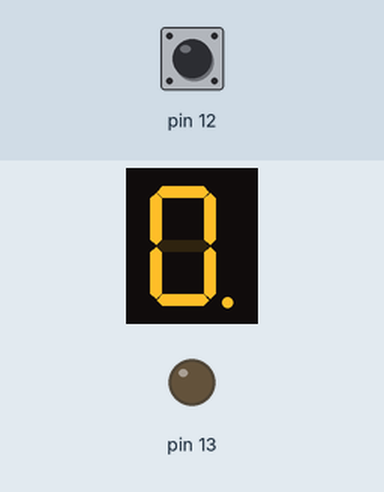
The sketch below on a simulated Arduino Uno, built with avr-gcc and run on an emulated ATmega328P. Shown: 1-digit seven-segment display, output pins drawn as LEDs (lit = HIGH). Wiring (inferred from the names in the program): 1-digit 7-segment display, segments lit when LOW: segments pin 2, pin 3, pin 4, pin 5, pin 6, pin 7, pin 8, pin 5. The inputs (shaded band) are chosen by the test bench; at power-on: pin 12 HIGH. The segment pins are drawn as the display they are named for; pins used as bus, display or sensor lines are not drawn.

Above: at 1.2 s.
1.3 s: pin 12 pulled LOW for 0.15 s
At 2.2 s:
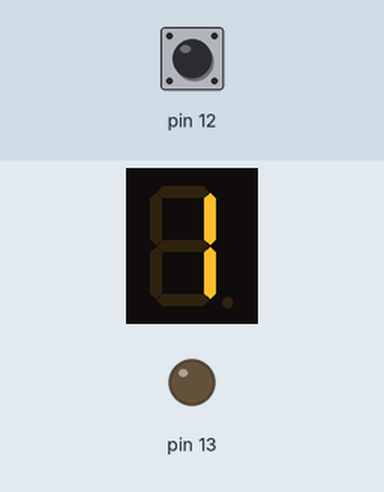
2.9 s: pin 12 pulled LOW for 1 s
At 3.4 s:
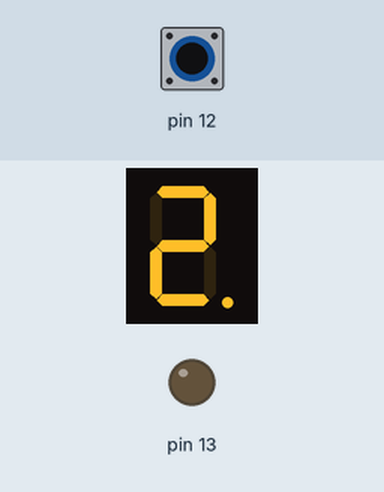
5.4 s: pin 12 pulled LOW for 0.15 s
At 6.5 s:
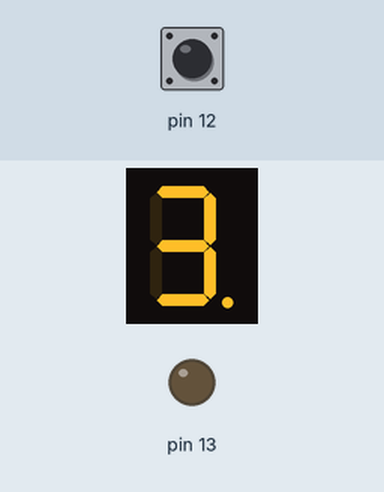
7.0 s: pin 12 pulled LOW for 1 s
At 7.7 s:
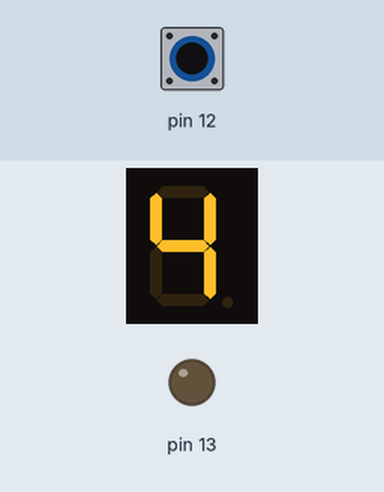
Timing chart, 0 to 10.0 s (numbered marks = the images above; inputs shaded):
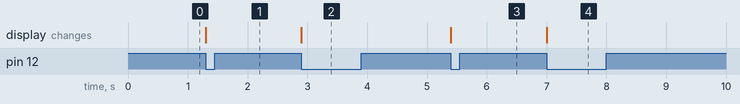

The sketch:

control_Led_7.ino
```cpp
const int aPin = 2;
const int bPin = 3;
const int cPin = 4;
const int dPin = 5;
const int ePin = 6;
const int fPin = 7;
const int gPin = 8;

unsigned char led7Hex[] = {0x3F,0x06,0x5B,0x4F,0x66,0x6D,0x7D,0x07,0x7F,0x6F};
//0x3F,0x06,0x5B,0x4F,0x66,0x6D,0x7D,0x07,0x7F,0x6F
//0xC0, 0xF9, 0xA4, 0xB0, 0x99, 0x92, 0x82, 0xF8, 0x80, 0x90};

void Led_writeByte(unsigned char b)
{
  if (((b >> 0) & 0x01) == 1) {
    digitalWrite(aPin, LOW);
  }
  else {
    digitalWrite(aPin, HIGH);
  }

  if (((b >> 1) & 0x01) == 1) {
    digitalWrite(bPin, LOW);
  } else {
    digitalWrite(bPin, HIGH);
  }

  if (((b >> 2) & 0x01) == 1) {
    digitalWrite(cPin, LOW);
  } else {
    digitalWrite(cPin, HIGH);
  }

    if (((b >> 3) & 0x01) == 1) {
    digitalWrite(dPin, LOW);
  } else {
    digitalWrite(dPin, HIGH);
  }

    if (((b >> 4) & 0x01) == 1) {
    digitalWrite(ePin, LOW);
  } else {
    digitalWrite(ePin, HIGH);
  }

    if (((b >> 5) & 0x01) == 1) {
    digitalWrite(fPin, LOW);
  } else {
    digitalWrite(fPin, HIGH);
  }
  if (((b >> 6) & 0x01) == 1) {
    digitalWrite(gPin, LOW);
  } else {
    digitalWrite(gPin, HIGH);
  }
}

void setup() {
  pinMode(aPin,OUTPUT);
  pinMode(bPin,OUTPUT);
  pinMode(cPin,OUTPUT);
  pinMode(dPin,OUTPUT);
  pinMode(ePin,OUTPUT);
  pinMode(fPin,OUTPUT);
  pinMode(gPin,OUTPUT);
  pinMode(12,INPUT_PULLUP);
  pinMode(13,OUTPUT);
  Led_writeByte(led7Hex[0]);
}

int i=-1;
int val=0;

void loop(){
    if (val!=digitalRead(12)){
      i++;
      if (i==10) i=0;
      Led_writeByte(led7Hex[i]);
      delay(200);
    }
    val=digitalRead(12);

}
```

Measured:
- after the input at 1.3 s, the display: changes at once (image 1)
- after the input at 2.9 s, the display: changes at once (image 2)
- after the input at 5.4 s, the display: changes at once (image 3)
- after the input at 7.0 s, the display: changes at once (image 4)
